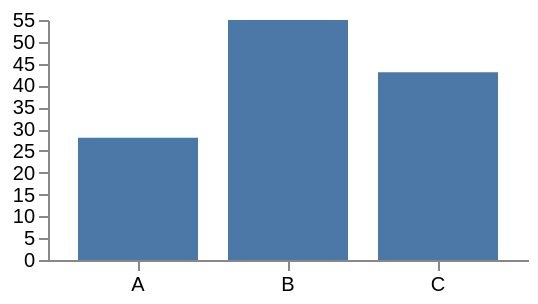

Notebook source saved alongside this figure:
### Markdown cell above
## `application/vnd.vega.v5+json`

A minimal Vega v5 bar chart specification.

### Code cell
class VegaFixture(DisplayObject):
    def _repr_mimebundle_(self, include=None, exclude=None):
        spec = {
            "$schema": "https://vega.github.io/schema/vega/v5.json",
            "width": 240,
            "height": 120,
            "padding": 5,
            "data": [{"name": "table", "values": [{"category": "A", "amount": 28}, {"category": "B", "amount": 55}, {"category": "C", "amount": 43}]}],
            "scales": [
                {"name": "xscale", "type": "band", "domain": {"data": "table", "field": "category"}, "range": "width", "padding": 0.2},
                {"name": "yscale", "domain": {"data": "table", "field": "amount"}, "nice": True, "range": "height"},
            ],
            "axes": [{"orient": "bottom", "scale": "xscale"}, {"orient": "left", "scale": "yscale"}],
            "marks": [{"type": "rect", "from": {"data": "table"}, "encode": {"enter": {"x": {"scale": "xscale", "field": "category"}, "width": {"scale": "xscale", "band": 1}, "y": {"scale": "yscale", "field": "amount"}, "y2": {"scale": "yscale", "value": 0}, "fill": {"value": "#4c78a8"}}}}],
        }
        return {"application/vnd.vega.v5+json": spec, "text/plain": "Vega v5 fixture"}, {}

display(VegaFixture())

### Figure 1 — Vega specification as saved in the notebook (floating-point values rounded to 4 significant figures)
{"$schema": "https://vega.github.io/schema/vega/v5.json", "axes": [{"orient": "bottom", "scale": "xscale"}, {"orient": "left", "scale": "yscale"}], "data": [{"name": "table", "values": [{"amount": 28, "category": "A"}, {"amount": 55, "category": "B"}, {"amount": 43, "category": "C"}]}], "height": 120, "marks": [{"encode": {"enter": {"fill": {"value": "#4c78a8"}, "width": {"band": 1, "scale": "xscale"}, "x": {"field": "category", "scale": "xscale"}, "y": {"field": "amount", "scale": "yscale"}, "y2": {"scale": "yscale", "value": 0}}}, "from": {"data": "table"}, "type": "rect"}], "padding": 5, "scales": [{"domain": {"data": "table", "field": "category"}, "name": "xscale", "padding": 0.2, "range": "width", "type": "band"}, {"domain": {"data": "table", "field": "amount"}, "name": "yscale", "nice": true, "range": "height"}], "width": 240}
